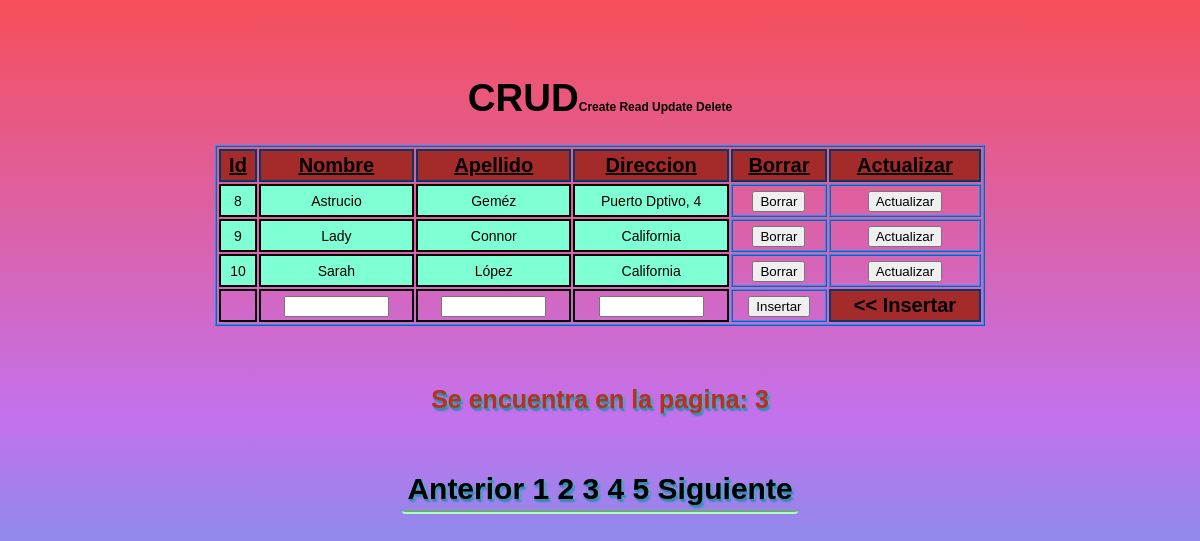
The page /?pagina=3 on the database its author committed.
### tables this page shows
CREATE TABLE IF NOT EXISTS `datos_usuarios` (
  `Id` int(11) NOT NULL AUTO_INCREMENT,
  `Nombre` varchar(20) DEFAULT NULL,
  `Apellido` varchar(25) DEFAULT NULL,
  `Direccion` varchar(30) DEFAULT NULL,
  PRIMARY KEY (`Id`)
);

### Controlador/Personas_controlador.php (called while the page is built)
<?php
require_once('./Modelo/personas_modelo.php');
$persona = new Personas_model();
$matrizPersonas = $persona->get_personas();
require_once('./Vista/personas_view.php');
?>

### Modelo/paginacion.php (called while the page is built, shortened)
<?php
require_once("conectar.php");
$base = Conectar::conexion();
$tamagno_paginas = 3 ;
$pagina = 1;
if(isset($_GET['pagina']))
{
  $pagina = $_GET['pagina'];
}
$empezar_desde = ($pagina-1) * $tamagno_paginas;
$rs = $base->prepare("select * from datos_usuarios");
$rs->execute(array());
$num_filas = $rs->rowCount();
$total_paginas = ceil($num_filas/ $tamagno_paginas);
$registros = $base->query("select * from datos_usuarios limit $empezar_desde,$tamagno_paginas")->fetchAll(PDO::FETCH_OBJ);
?>

### Modelo/personas_modelo.php (called while the page is built)
<?php
class Personas_model {
    private $db;
    private $personas;
    public function __construct()
    {
        require_once("modelo/conectar.php");
        $this->db = Conectar::conexion();
        $this->personas = array();
    }
    public function get_personas ()
    {
        require("paginacion.php");
        $consulta = $this->db->query("select * from datos_usuarios limit $empezar_desde, $tamagno_paginas");
        while($filas = $consulta->fetch(PDO::FETCH_ASSOC)){
            $this->personas[] = $filas;
        }
        return $this->personas;
    }
}
?>

### Modelo/conectar.php (called while the page is built)
<?php
class Conectar
{
    public static function conexion()
    {
        try {
            $conexion = new PDO("mysql:host=localhost; dbname=pruebas", "root", "");
            $conexion->setAttribute(PDO::ATTR_ERRMODE, PDO::ERRMODE_WARNING);
            $conexion->exec("SET CHARACTER SET utf8");
        } catch (Exception $e) {
            die("Error " . $e->getLine() . " " . $e->getMessage());
        }
        return $conexion;
    }
}
?>

### Vista/personas_view.php (the view, shortened to what this page needs)
<!DOCTYPE html>
<html lang="es-ES">
<head>
    <link rel="stylesheet" href="./Vista/estilos.css">
</head>
<body>
    <?php
    require("Modelo/paginacion.php");
    ?>
    <h1>CRUD<span class="subtitulo">Create Read Update Delete</span></h1>
    <form action="Modelo/insertar.php" method="post">
        <table width="65%">
            <tr>
                <td class="primera_fila">Id</td>
                <td class="primera_fila">Nombre</td>
                <td class="primera_fila">Apellido</td>
                <td class="primera_fila">Direccion</td>
                <td class="primera_fila">Borrar</td>
                <td class="primera_fila">Actualizar</td>
            </tr>
            <?php
            foreach ($matrizPersonas as $persona) : ?>
                <tr>
                    <td class="normal"><?php echo $persona['Id'] ?></td>
                    <td class="normal"><?php echo $persona['Nombre'] ?></td>
                    <td class="normal"><?php echo $persona['Apellido'] ?></td>
                    <td class="normal"><?php echo $persona['Direccion'] ?></td>
                    <td class="bot"><a href="Modelo/borrar.php?Identificador=<?php echo $persona['Id'] ?>"><input type="button" name="del" id="del" value="Borrar"></a></td>
                    <td class="bot"><a href="Vista/personas_viewActu.php?ID=<?php echo $persona['Id'] ?>&Nombre=<?php echo $persona['Nombre'] ?>&Apellido=<?php echo $persona['Apellido'] ?>&Direccion=<?php echo $persona['Direccion'] ?>"><input type="button" name="up" id="up" value="Actualizar"></a></td>
                </tr>
            <?php
            endforeach;
            ?>
            <tr>
                <td style="border: 2px solid black;"></td>
                <td style="border: 2px solid black;"><input type="text" name="Nom" size="10"> </td>
                <td style="border: 2px solid black;"><input type="text" name="Ape" size="10"></td>
                <td style="border: 2px solid black;"><input type="text" name="Dir" size="10"></td>
                <td class="bot"><input type="submit" name="create" id="cr" value="Insertar"></td>
                <td class="primera_fila2">
                    << Insertar</td> </tr>
             </table>
         </form>
         <?php
         echo "<h6>Se encuentra en la pagina: $pagina <h6>";
         echo "<div class='divisor'>";
         if ($pagina != 1) {
         $anterior = $pagina - 1;
         echo "<a href='?pagina=$anterior'>Anterior</a>" . "&nbsp;";
               }
        for ($i = 1; $i <= $total_paginas; $i++) {
         echo "<a href='?pagina=$i'>$i<a/>  ";
             }
         if ($pagina != $total_paginas) {
         $siguiente = $pagina + 1;
         echo "<a href='?pagina=$siguiente'>Siguiente</a>";
                       }
         echo "</div>";
     ?>
      </body>
 </html>

### Vista/estilos.css (style rules this page uses)
body { background: #12c2e9; background: -webkit-linear-gradient(to bottom, #f64f59, #c471ed, #12c2e9); background: linear-gradient(to bottom, #f64f59, #c471ed, #12c2e9); height: 100vh; font-family: 'Manjari', sans-serif; font-size: 1.2em; }
input[type=button], input[type=submit] { cursor: pointer; }
span { font-size: 12px; }
h1 { text-align: center; padding-top: 50px; }
td { padding: 3px; text-align: center; }
.primera_fila { font-size: 20px; font-weight: bold; text-decoration: underline; background-color: brown; border: 2px solid rgb(3, 59, 104); text-align: center; }
.normal { font-size: 14px; background-color: aquamarine; border: 2px solid black; text-align: center; }
h6 { font-size: 25px; text-align: center; color: #bc2e1e; text-shadow: 0 1px 0px #378ab4, 1px 0 0px #5dabcd, 1px 2px 1px #378ab4, 2px 1px 1px #5dabcd, 2px 3px 2px #378ab4; }
.divisor { display: inline; border-bottom: 4px groove #abfcbd; border-radius: 3px; font-size: 30px; padding: 5px; }
.primera_fila2 { font-size: 20px; font-weight: bold; background-color: brown; border: 2px solid rgb(3, 59, 104); text-align: center; }
a { color: #000000; text-decoration: none; }
table, td { margin: auto; border: 2px ridge dodgerblue; }

### rows shown on the page
datos_usuarios: Id "8", Nombre "Astrucio", Apellido "Geméz", Direccion "Puerto Dptivo, 4"
datos_usuarios: Id "9", Nombre "Lady", Apellido "Connor", Direccion "California"
datos_usuarios: Id "10", Nombre "Sarah", Apellido "López", Direccion "California"

### other values the page prints
$pagina "3"
